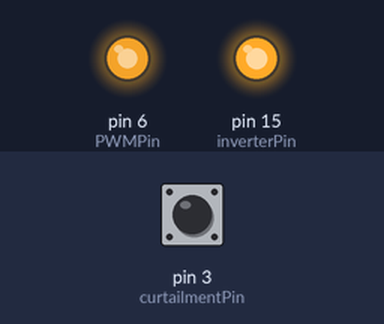
Recording of a sketch running on a simulated Arduino Uno, built with avr-gcc and run on an emulated ATmega328P. On the bench: output pins drawn as LEDs (lit = HIGH). The inputs (shaded band) are chosen by the test bench; at power-on: pin 3 (curtailmentPin) HIGH.

Above: at 0.3 s.
At 60.3 s:
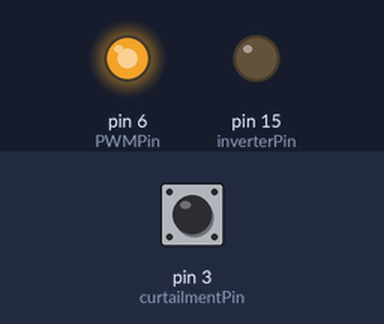
Timing chart, 0 to 61.8 s (numbered marks = the images above):
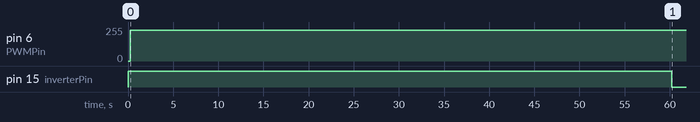

The sketch:

Closed_Loop_Curtailment_V2.2.ino
```cpp
// This program closed-loop controls electric vehicle current.
// Its goal is to maintain a minimum nonzero curtailment on a solar panel power supply.
// If the curtailment drops to zero, the program will promptly reduce allowable EV current.
// If the curtailment is nonzero, the program will gradually request an increase in EV current.

// Requests 0A current when curtailment is not detected.
// Shuts down inverter if curtailment does not occur for a very long time (~1 minute)

// Constants:
const int PWMPin = 6;                             // Pin for PWM output.
const int curtailmentPin = 3;                     // Pin that goes low when curtailment is taking place.
const int inverterPin = 15;                       // Pin  that controls the inverter power on/off relay.
const int maxDuty = 82;                           // PWM duty cycle (0-255 scale) corresponding to a maximum of 18 amps.
const int minDuty = 25;                           // PWM duty cycle (0-255 scale) corresponding to a minimum of 6 amps.
const int dutyStepSize = 2;                       // PWM duty cycle (0-255 scale) step size when going from mone current to the next, approximatley equal to 1 amp.
const unsigned long minUpdateTime = 250;          // Minimum update interval for updating PWM or data message.
const unsigned long stepUpDelay = 5000;           // Time delay before incrementing current request.
const unsigned long critCurtTime = 500;           // Amount of time since last curtailment event before current step-down is performed.
const unsigned long inverterShutdownTime = 60000; // Amount of time since last curtailment event before inverter is shut down (at minimum duty cycle)
const int stepDownAggression = 1;                 // Number of current command steps to take down in each current decrease event.
const int stepUpAggression = 1;                   // Number of current command steps to take down in each current increase event.

// Variables:
bool curtailmentOccurred = 0;             // Flag to indicate that curtailment has just occurred.
unsigned long lastCurtailmentMillis = 0;  // Timer variable for last-known curtailment event.
unsigned long lastUpdateMillis = 0;       // Timer variable for last PWM update event.
unsigned long lastStepUpMillis = 0;       // Timer variable for last PWM step-up event.
int currentDuty = 0;                      // Current duty cycle being commanded to the output.

// ISR for curtailmnet detection:
void updateCurtailmentISR() {
  // Update curtailment flag:
  curtailmentOccurred = 1;
}

void setup() {
  // Enable curtailment interrupts:
  attachInterrupt(digitalPinToInterrupt(curtailmentPin), updateCurtailmentISR, FALLING);

  // Start inverter:
  pinMode(inverterPin, OUTPUT);
  digitalWrite(inverterPin, HIGH);

}

void loop() {
  // Check if curtailment has just occurred. If so, reset the timer:
  if(curtailmentOccurred)
  {
    // Reset curtailment flag:
    curtailmentOccurred = 0;

    // Update timer:
    lastCurtailmentMillis = millis();
  }

  // Check if curtailment is actively occurring. If so, reset the timer:
  if(!digitalRead(curtailmentPin))
  {
    // Update timer:
    lastCurtailmentMillis = millis();
  }

  // Check if sufficient time has passed to update PWM or send data message:
  if((millis() - lastUpdateMillis) > minUpdateTime)
  {
    // Check if a step-down in current needs to be performed:
    if((millis() - lastCurtailmentMillis) > critCurtTime)
    {

      // Perform a current step-down:
      currentDuty = currentDuty - (dutyStepSize*stepDownAggression);

    }
    else
    {
      // Check if it is OK to perform a current step-up:
      if((millis() - lastStepUpMillis) > stepUpDelay)
      {
        // Re-enable inverter if it is shut down:
        //digitalWrite(inverterPin, HIGH);

        // Perform a current step-up:
        currentDuty = currentDuty + (dutyStepSize*stepUpAggression);

        // Reset step-up timer:
        lastStepUpMillis = millis();

      }
    }

    // Clamp current duty cycle between upper and lower bounds:
    if(currentDuty > maxDuty)
    {
      currentDuty = maxDuty;
    }
    if(currentDuty < minDuty)
    {
      currentDuty = minDuty;
    }

    // Apply the computed duty cycle to the CP pin driver.
    // The driver is inverting, so duty cycle must be inverted as well.
    analogWrite(PWMPin, 255-currentDuty);

    // Shut down inverter if curtailment has not occurred in critical time:
    if((millis() - lastCurtailmentMillis) > inverterShutdownTime)
    {
      digitalWrite(inverterPin, LOW);
    }

    // Reset update timer:
    lastUpdateMillis = millis();
  }


}
```

Measured:
- by itself, pin 6 (PWMPin): 0/255 → 230/255 at 0.25 s
- by itself, pin 15 (inverterPin): HIGH → LOW at 60.2 s
